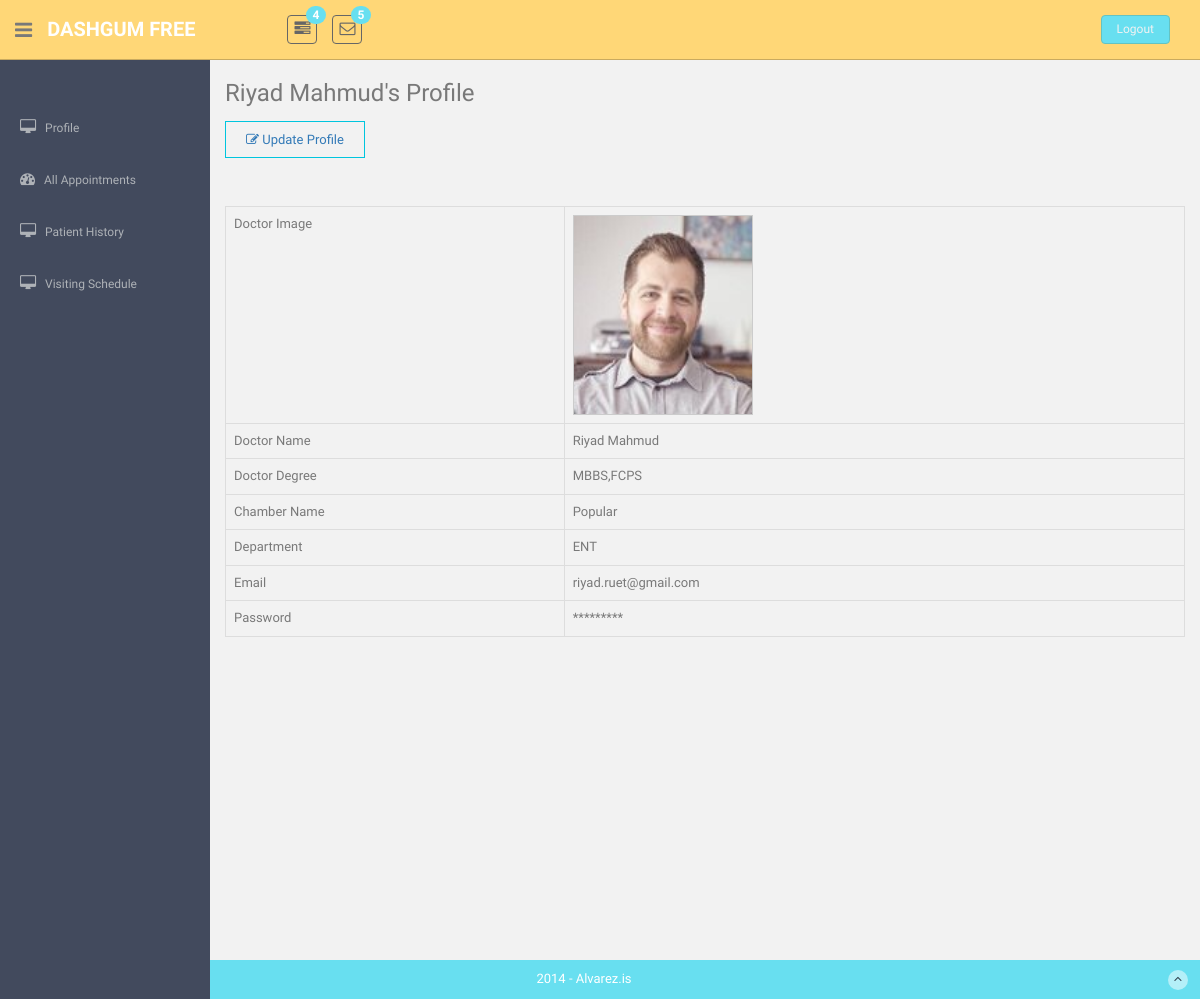
/doctor/doc_profile.php (signed in), run on the app's committed database.
### tables this page shows
CREATE TABLE `doctors` (
  `id` int(11) NOT NULL,
  `doc_name` varchar(255) NOT NULL,
  `degree` varchar(255) NOT NULL,
  `chamber_id` int(11) NOT NULL,
  `dept_id` int(11) NOT NULL,
  `email` varchar(255) NOT NULL,
  `password` varchar(255) NOT NULL,
  `pro_pic` varchar(255) NOT NULL
);

CREATE TABLE `medical_center` (
  `id` int(11) NOT NULL,
  `medical_center_name` varchar(255) NOT NULL,
  `medical_center_address` varchar(255) NOT NULL
);

CREATE TABLE `department` (
  `id` int(11) NOT NULL,
  `department` varchar(255) NOT NULL
);

### db_connection.php (called while the page is built, shortened)
<?php
$server = "localhost";
$username = "root";
$password = "";
$databaseName = "online_appointment_system";
$conn = mysql_connect($server, $username, $password);
if (!$conn) {
    echo 'Database Connection Error:' . mysql_error();
} else {
    $db_connect = mysql_select_db($databaseName);
}

### doctor/doctor_class.php (called while the page is built, shortened)
<?php
class Doctor_class {
    public function __construct() {
        require_once '../db_connection.php';
    }
    public function get_profile_data() {
        $id = $_SESSION['doc_id'];
        $sql = "select doctors.*,medical_center.medical_center_name,department.department from doctors join medical_center on medical_center.id = doctors.chamber_id join department on department.id=doctors.dept_id where doctors.id = $id ";
        $res = mysql_query($sql);
        $result = mysql_fetch_assoc($res);
        return $result;
    }
}

### doctor/doc_profile.php (the view)
<?php
require_once 'doctor_header.php';
require_once 'doctor_class.php';
$doc_obj = new Doctor_class();
$all_data = $doc_obj->get_profile_data();
?>
<section id="main-content">
    <section class="wrapper site-min-height">
        <h3><?php echo $_SESSION['doc_name']; ?>'s Profile</h3>
        <div class="row mt">
            <div class="col-lg-12">
                <a href="update_profile.php" class="add-doc-btn"><i class="fa fa-edit"></i> Update Profile</a>
                <br>
            </div>
        </div>
        <br>
        <br>
        <br>
        <table class="table table-bordered">
            <tr>
                <td>Doctor Image</td>
                <td>
                    <div class="img_container">
                        <img style="width: 178px;height: 198px;"  class="pic"
                            src="images/<?php echo $all_data['pro_pic'];?>"
                            alt="">
                    </div>
                </td>
            </tr>
            <tr>
                <td>Doctor Name</td>
                <td><?php echo $all_data['doc_name']; ?></td>
            </tr>
            <tr>
                <td>Doctor Degree</td>
                <td><?php echo $all_data['degree']; ?></td>
            </tr>
            <tr>
                <td>Chamber Name</td>
                <td><?php echo $all_data['medical_center_name']; ?></td>
            </tr>
            <tr>
                <td>Department</td>
                <td><?php echo $all_data['department']; ?></td>
            </tr>
            <tr>
                <td>Email</td>
                <td><?php echo $all_data['email']; ?></td>
            </tr>
            <tr>
                <td>Password</td>
                <td>*********</td>
            </tr>
        </table>
    </section>
</section>
<?php require_once '../doctor/doctor_footer.php'; ?>

### admin/assets/css/style.css (style rules this page uses)
body { color: #797979; background: #f2f2f2; font-family: 'Ruda', sans-serif; padding: 0px !important; margin: 0px !important; font-size:13px; }
a, a:hover, a:focus { text-decoration: none; outline: none; }
.mt { margin-top: 25px; }
#main-content { margin-left: 210px; }
.wrapper { display: inline-block; margin-top: 60px; padding-left: 15px; padding-right: 15px; padding-bottom: 15px; padding-top: 0px; width: 100%; }
.site-min-height { min-height: 900px; }
.add-doc-btn { padding: 10px 20px; border: 1px solid #00c5de; }
.img_container { width: 180px; height: 200px; border: 1px solid #ccc; }
.img_container img { width: 178px; height: 198px; }

### data on the page
doctors: pro_pic (picture), doc_name "Riyad Mahmud", degree "MBBS,FCPS", medical_center.medical_center_name "Popular", department.department "ENT", email "riyad.ruet@gmail.com"

### other printed values
$_SESSION['doc_name'] "Riyad Mahmud"
